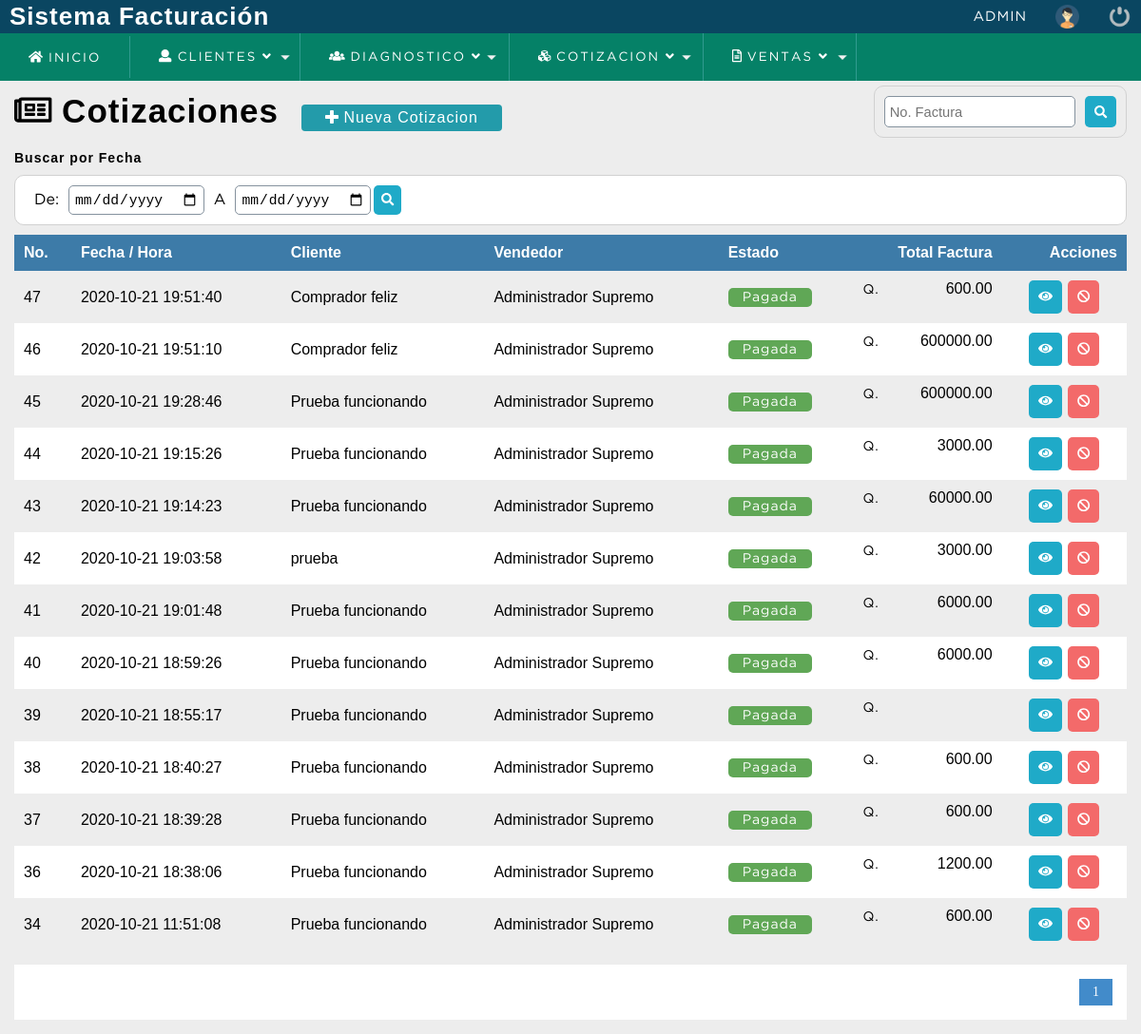
The app's page /sistema/cotizacion.php (signed in) with its own data.
### tables this page shows
CREATE TABLE `factura` (
  `nofactura` bigint(11) NOT NULL,
  `fecha` datetime NOT NULL DEFAULT current_timestamp(),
  `usuario` int(11) DEFAULT NULL,
  `codcliente` int(11) DEFAULT NULL,
  `totalfactura` decimal(10,2) DEFAULT NULL,
  `estatus` int(11) NOT NULL DEFAULT 1
);

CREATE TABLE `cliente` (
  `idcliente` int(11) NOT NULL,
  `nit` int(11) DEFAULT NULL,
  `nombre` varchar(80) DEFAULT NULL,
  `telefono` bigint(20) DEFAULT NULL,
  `email` text NOT NULL,
  `direccion` text DEFAULT NULL,
  `dateadd` datetime NOT NULL DEFAULT current_timestamp(),
  `usuario_id` int(11) NOT NULL,
  `estatus` int(11) NOT NULL DEFAULT 1,
  `vehiculo` text NOT NULL,
  `placa` text NOT NULL,
  `kilometraje` int(11) NOT NULL,
  `foto` text NOT NULL
);

CREATE TABLE `usuario` (
  `idusuario` int(11) NOT NULL,
  `dpi` bigint(20) DEFAULT NULL,
  `nombre` varchar(50) DEFAULT NULL,
  `correo` varchar(100) DEFAULT NULL,
  `usuario` varchar(15) DEFAULT NULL,
  `clave` varchar(100) DEFAULT NULL,
  `rol` int(11) DEFAULT NULL,
  `estatus` int(11) NOT NULL DEFAULT 1
);

### sistema/cotizacion.php (the view, shortened to what this page needs)
<?php
	include "../conexion.php";
 ?>
<!DOCTYPE html>
<html lang="es">
<head>
	<?php include "includes/scripts.php"; ?>
</head>
<body>
	<?php include "includes/header.php"; ?>
	<section id="container">
		<h1><i class="far fa-newspaper"></i> Cotizaciones</h1>
		<a href="nueva_cotizacion.php" class="btn_new btnNewVenta"><i class="fas fa-plus"></i> Nueva Cotizacion</a>
		<form action="buscar_venta.php" method="get" class="form_search">
			<input type="text" name="busqueda" id="busqueda" placeholder="No. Factura">
			<button type="submit" class="btn_search"><i class="fas fa-search"></i></button>
		</form>
		<div>
			<h5>Buscar por Fecha</h5>
			<form action="buscar_venta.php" method="get" class="form_search_date">
				<label>De: </label>
				<input type="date" name="fecha_de" id="fecha_de" required>
				<label> A </label>
				<input type="date" name="fecha_a" id="fecha_a" required>
				<button type="submit" class="btn_view"><i class="fas fa-search"></i></button>
			</form>
		</div>
	<div class="containerTable">
		<table>
			<tr>
				<th>No.</th>
				<th>Fecha / Hora</th>
				<th>Cliente</th>
				<th>Vendedor</th>
				<th>Estado</th>
				<th class="textright">Total Factura</th>
				<th class="textright">Acciones</th>
			</tr>
		<?php
			$sql_registe = mysqli_query($conection,"SELECT COUNT(*) as total_registro FROM factura WHERE estatus != 10 ");
			$result_register = mysqli_fetch_array($sql_registe);
			$total_registro = $result_register['total_registro'];
			$por_pagina = 50;
			if(empty($_GET['pagina']))
			{
				$pagina = 1;
			}else{
				$pagina = $_GET['pagina'];
			}
			$desde = ($pagina-1) * $por_pagina;
			$total_paginas = ceil($total_registro / $por_pagina);
			$query = mysqli_query($conection,"SELECT f.nofactura,f.fecha,f.totalfactura,f.codcliente,f.estatus,
													 u.nombre as vendedor,
													 cl.nombre as cliente
												FROM factura f
												INNER JOIN usuario u
												ON f.usuario = u.idusuario
												INNER JOIN cliente cl
												ON f.codcliente = cl.idcliente
												WHERE f.estatus != 10
											  	ORDER BY f.fecha DESC LIMIT $desde,$por_pagina");
			$result = mysqli_num_rows($query);
			if($result > 0){
				while ($data = mysqli_fetch_array($query)) {
					if($data["estatus"] == 1){
						$estado = '<span class="pagada">Pagada</span>';
					}else{
						$estado = '<span class="anulada">Anulada</span>';
					}
			?>
				<tr id="row_<?php echo $data["nofactura"]; ?>">
					<td><?php echo $data["nofactura"]; ?></td>
					<td><?php echo $data["fecha"]; ?></td>
					<td><?php echo $data["cliente"]; ?></td>
					<td><?php echo $data["vendedor"]; ?></td>
					<td class="estado"><?php echo $estado; ?></td>
					<td class="textright totalfactura"><span>Q.</span><?php echo $data["totalfactura"]; ?></td>
					<td>
						<div class="div_acciones">
							<div>
								<button class="btn_view view_factura" type="button" cl="<?php echo $data["codcliente"]; ?>" f="<?php echo $data['nofactura'];?>"><i class="fas fa-eye"></i></button>
							</div>
						<?php if($_SESSION['rol'] == 1 || $_SESSION['rol'] == 2){
								if($data["estatus"] == 1)
								{
						?>
						<div class="div_factura">
							<button class="btn_anular anular_factura" fac="<?php echo $data["nofactura"]; ?>"><i class="fas fa-ban"></i></button>
						</div>
					<?php 		}else{ ?>
						<div class="div_factura">
							<button type="button" class="btn_anular inactive" ><i class="fas fa-ban"></i></button>
						</div>
					<?php 			}
							}
					?>
						</div>
					</td>
				</tr>
		<?php
				}
			}
		 ?>
		</table>
	</div>
		<div class="paginador">
			<ul>
			<?php
				for ($i=1; $i <= $total_paginas; $i++) {
					if($i == $pagina)
					{
						echo '<li class="pageSelected">'.$i.'</li>';
					}else{
						echo '<li><a href="?pagina='.$i.'">'.$i.'</a></li>';
					}
				}
			 ?>
			</ul>
		</div>
	</section>
</body>
</html>

### sistema/css/style.css (style rules this page uses)
* { margin: 0; padding: 0; box-sizing: border-box; }
body { background: #ededed; }
h1, h2, h3, h4, h5, h6 { font-family: 'arial'; font-weight: bold; letter-spacing: 1px; }
h1 { font-size: 26px; }
h5 { font-size: 14px; }
a { text-decoration: none; font-family: arial; letter-spacing: 1px; }
span { font-family: 'GothamBook'; letter-spacing: 1px; font-size: 14px; line-height: 20px; }
#container { padding: 90px 15px 15px; }
form { background: #FFF; margin: auto; padding: 20px 50px; border: 1px solid #d1d1d1; }
label { display: block; font-size: 12pt; font-family: 'GothamBook'; margin: 15px auto 5px auto; }
input,select { display: block; width: 100%; font-size: 11pt; padding: 5px; border: 1px solid #85929e; border-radius: 5px; }
#container h1 { font-size: 35px; display: inline-block; }
.btn_new { display: inline-block; background: #239baa; color: #FFF; padding: 5px 25px; border-radius: 4px; margin: 20px; }
table { border-collapse: collapse; font-size: 12pt; font-family: 'arial'; width: 100%; }
table th { text-align: left; padding: 10px; background: #3d7ba8; color: #FFF; }
table tr:nth-child(odd) { background: #FFF; }
table td { padding: 10px; }
.paginador ul { padding: 15px; list-style: none; background: #FFF; margin-top: 15px; display: -webkit-flex; display: -moz-flex; display: -ms-flex; display: -o-flex; display: flex; justify-content: flex-end; }
.paginador a, .pageSelected { color: #428bca; border: 1px solid #ddd; padding: 5px; display: inline-block; font-size: 14px; text-align: center; width: 35px; }
.pageSelected { color: #FFF; background: #428bca; border: 1px solid #428bca; }
.form_search { display: -webkit-flex; display: -moz-flex; display: -ms-flex; display: -o-flex; display: flex; float: right; background: initial; padding: 10px; border-radius: 10px; }
.form_search .btn_search { background: #1faac8; color: #FFF; padding: 10px; border: 0; cursor: pointer; margin-left: 10px; display: -webkit-flex; display: -moz-flex; display: -ms-flex; display: -o-flex; display: flex; border-radius: 5px; }
.textright { text-align: right; }
.btn_anular { background-color: #f36a6a; border: 0; border-radius: 5px; cursor: pointer; padding: 10px; margin: 0 3px; color: #FFF; }
.form_search_date { padding: 10px; display: flex; justify-content: flex-start; align-items: center; border-radius: 10px; margin: 10px auto; }
.form_search_date label { margin: 0 10px; }
.form_search_date input { width: auto; }
.form_search_date .btn_view { padding: 8px; }
.btn_view { background-color: #1faac8; border: 0; border-radius: 5px; cursor: pointer; padding: 10px; margin: 0 3px; color: #FFF; }
.div_acciones { display: -webkit-flex; display: -moz-flex; display: -ms-flex; display: -o-flex; display: flex; justify-content: center; }
.totalfactura { display: -webkit-flex; display: -moz-flex; display: -ms-flex; display: -o-flex; display: flex; justify-content: space-between; }
.pagada, .anulada { color: #FFF; background: #60a756; text-align: center; border-radius: 5px; padding: 4px 15px; }

### records on screen
factura: nofactura "47", fecha "2020-10-21 19:51:40", codcliente.nombre "Comprador feliz", usuario.nombre "Administrador Supremo", estatus "Pagada", totalfactura "600.00"
factura: nofactura "46", fecha "2020-10-21 19:51:10", codcliente.nombre "Comprador feliz", usuario.nombre "Administrador Supremo", estatus "Pagada", totalfactura "600000.00"
factura: nofactura "45", fecha "2020-10-21 19:28:46", codcliente.nombre "Prueba funcionando", usuario.nombre "Administrador Supremo", estatus "Pagada", totalfactura "600000.00"
factura: nofactura "44", fecha "2020-10-21 19:15:26", codcliente.nombre "Prueba funcionando", usuario.nombre "Administrador Supremo", estatus "Pagada", totalfactura "3000.00"
factura: nofactura "43", fecha "2020-10-21 19:14:23", codcliente.nombre "Prueba funcionando", usuario.nombre "Administrador Supremo", estatus "Pagada", totalfactura "60000.00"
factura: nofactura "42", fecha "2020-10-21 19:03:58", codcliente.nombre "prueba", usuario.nombre "Administrador Supremo", estatus "Pagada", totalfactura "3000.00"
factura: nofactura "41", fecha "2020-10-21 19:01:48", codcliente.nombre "Prueba funcionando", usuario.nombre "Administrador Supremo", estatus "Pagada", totalfactura "6000.00"
factura: nofactura "40", fecha "2020-10-21 18:59:26", codcliente.nombre "Prueba funcionando", usuario.nombre "Administrador Supremo", estatus "Pagada", totalfactura "6000.00"
factura: nofactura "39", fecha "2020-10-21 18:55:17", codcliente.nombre "Prueba funcionando", usuario.nombre "Administrador Supremo", estatus "Pagada"
factura: nofactura "38", fecha "2020-10-21 18:40:27", codcliente.nombre "Prueba funcionando", usuario.nombre "Administrador Supremo", estatus "Pagada", totalfactura "600.00"
factura: nofactura "37", fecha "2020-10-21 18:39:28", codcliente.nombre "Prueba funcionando", usuario.nombre "Administrador Supremo", estatus "Pagada", totalfactura "600.00"
factura: nofactura "36", fecha "2020-10-21 18:38:06", codcliente.nombre "Prueba funcionando", usuario.nombre "Administrador Supremo", estatus "Pagada", totalfactura "1200.00"
factura: nofactura "34", fecha "2020-10-21 11:51:08", codcliente.nombre "Prueba funcionando", usuario.nombre "Administrador Supremo", estatus "Pagada", totalfactura "600.00"

### other values on screen
$_SESSION['user'] "ADMIN"
